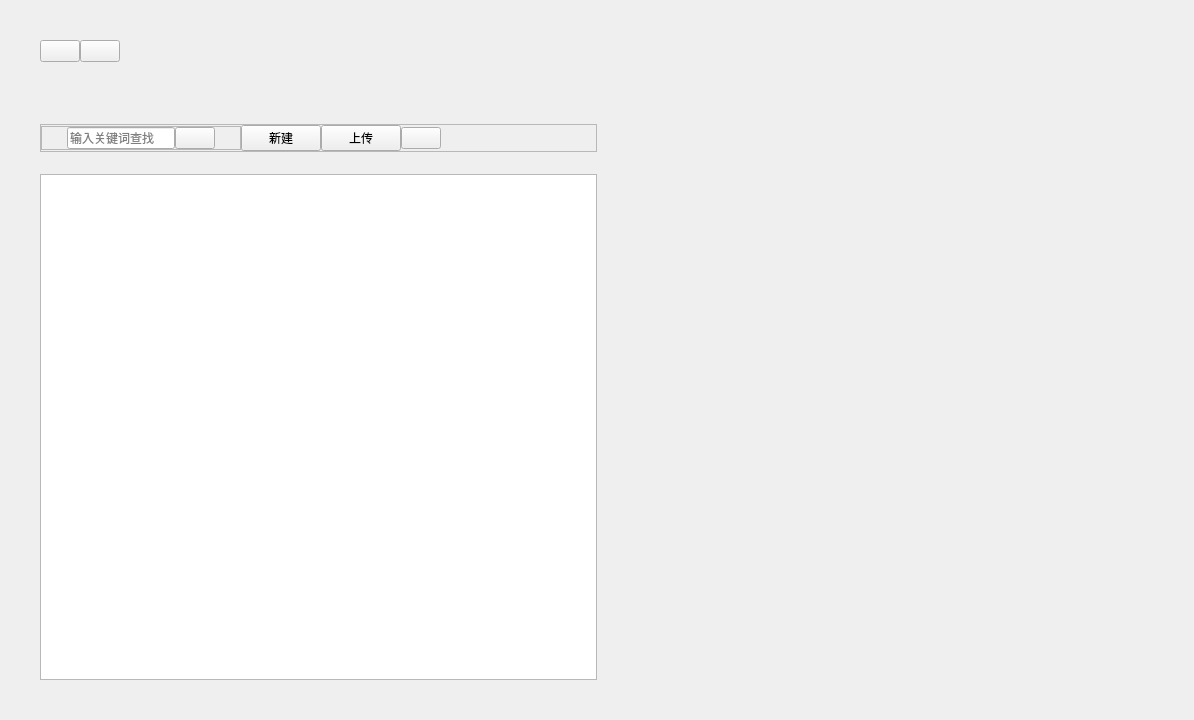
<?xml version="1.0" encoding="UTF-8"?>
<ui version="4.0">
 <class>SYAdminTheoryTestWindow</class>
 <widget class="QWidget" name="SYAdminTheoryTestWindow">
  <property name="geometry">
   <rect>
    <x>0</x>
    <y>0</y>
    <width>1194</width>
    <height>720</height>
   </rect>
  </property>
  <property name="windowTitle">
   <string>SYAdminTheoryTestWindow</string>
  </property>
  <layout class="QHBoxLayout" name="horizontalLayout_4">
   <property name="spacing">
    <number>0</number>
   </property>
   <property name="leftMargin">
    <number>0</number>
   </property>
   <property name="topMargin">
    <number>0</number>
   </property>
   <property name="rightMargin">
    <number>0</number>
   </property>
   <property name="bottomMargin">
    <number>0</number>
   </property>
   <item>
    <widget class="SYMenuWindow" name="leftMenuWindow" native="true"/>
   </item>
   <item>
    <layout class="QVBoxLayout" name="verticalLayout">
     <property name="spacing">
      <number>0</number>
     </property>
     <property name="leftMargin">
      <number>40</number>
     </property>
     <item>
      <spacer name="verticalSpacer_4">
       <property name="orientation">
        <enum>Qt::Vertical</enum>
       </property>
       <property name="sizeType">
        <enum>QSizePolicy::Fixed</enum>
       </property>
       <property name="sizeHint" stdset="0">
        <size>
         <width>20</width>
         <height>40</height>
        </size>
       </property>
      </spacer>
     </item>
     <item>
      <layout class="QHBoxLayout" name="horizontalLayout">
       <property name="spacing">
        <number>0</number>
       </property>
       <item>
        <widget class="QPushButton" name="paperMgrBtn">
         <property name="text">
          <string/>
         </property>
         <property name="checkable">
          <bool>true</bool>
         </property>
        </widget>
       </item>
       <item>
        <widget class="QPushButton" name="questionBankMgrBtn">
         <property name="text">
          <string/>
         </property>
         <property name="checkable">
          <bool>true</bool>
         </property>
        </widget>
       </item>
       <item>
        <spacer name="horizontalSpacer">
         <property name="orientation">
          <enum>Qt::Horizontal</enum>
         </property>
         <property name="sizeHint" stdset="0">
          <size>
           <width>40</width>
           <height>20</height>
          </size>
         </property>
        </spacer>
       </item>
      </layout>
     </item>
     <item>
      <spacer name="verticalSpacer_3">
       <property name="orientation">
        <enum>Qt::Vertical</enum>
       </property>
       <property name="sizeType">
        <enum>QSizePolicy::Fixed</enum>
       </property>
       <property name="sizeHint" stdset="0">
        <size>
         <width>20</width>
         <height>62</height>
        </size>
       </property>
      </spacer>
     </item>
     <item>
      <widget class="QStackedWidget" name="stackedWidget">
       <property name="sizePolicy">
        <sizepolicy hsizetype="Expanding" vsizetype="Expanding">
         <horstretch>0</horstretch>
         <verstretch>0</verstretch>
        </sizepolicy>
       </property>
       <property name="currentIndex">
        <number>0</number>
       </property>
       <widget class="QWidget" name="contentWidget_1">
        <property name="sizePolicy">
         <sizepolicy hsizetype="Expanding" vsizetype="Expanding">
          <horstretch>0</horstretch>
          <verstretch>0</verstretch>
         </sizepolicy>
        </property>
        <layout class="QVBoxLayout" name="verticalLayout_2">
         <property name="spacing">
          <number>22</number>
         </property>
         <property name="leftMargin">
          <number>0</number>
         </property>
         <property name="topMargin">
          <number>0</number>
         </property>
         <property name="rightMargin">
          <number>0</number>
         </property>
         <property name="bottomMargin">
          <number>0</number>
         </property>
         <item>
          <widget class="QFrame" name="searchFrame">
           <property name="frameShape">
            <enum>QFrame::StyledPanel</enum>
           </property>
           <property name="frameShadow">
            <enum>QFrame::Raised</enum>
           </property>
           <layout class="QHBoxLayout" name="horizontalLayout_2">
            <property name="spacing">
             <number>0</number>
            </property>
            <property name="leftMargin">
             <number>0</number>
            </property>
            <property name="topMargin">
             <number>0</number>
            </property>
            <property name="rightMargin">
             <number>0</number>
            </property>
            <property name="bottomMargin">
             <number>0</number>
            </property>
            <item>
             <widget class="QFrame" name="lineEditFrame">
              <property name="sizePolicy">
               <sizepolicy hsizetype="Expanding" vsizetype="Fixed">
                <horstretch>0</horstretch>
                <verstretch>0</verstretch>
               </sizepolicy>
              </property>
              <property name="frameShape">
               <enum>QFrame::StyledPanel</enum>
              </property>
              <property name="frameShadow">
               <enum>QFrame::Raised</enum>
              </property>
              <layout class="QHBoxLayout" name="horizontalLayout_3">
               <property name="spacing">
                <number>0</number>
               </property>
               <property name="leftMargin">
                <number>25</number>
               </property>
               <property name="topMargin">
                <number>0</number>
               </property>
               <property name="rightMargin">
                <number>25</number>
               </property>
               <property name="bottomMargin">
                <number>0</number>
               </property>
               <item>
                <widget class="QLineEdit" name="searchLineEdit">
                 <property name="sizePolicy">
                  <sizepolicy hsizetype="Expanding" vsizetype="Expanding">
                   <horstretch>0</horstretch>
                   <verstretch>0</verstretch>
                  </sizepolicy>
                 </property>
                 <property name="text">
                  <string/>
                 </property>
                 <property name="placeholderText">
                  <string>输入关键词查找</string>
                 </property>
                </widget>
               </item>
               <item>
                <widget class="QPushButton" name="searchBtn">
                 <property name="sizePolicy">
                  <sizepolicy hsizetype="Expanding" vsizetype="Fixed">
                   <horstretch>0</horstretch>
                   <verstretch>0</verstretch>
                  </sizepolicy>
                 </property>
                 <property name="text">
                  <string/>
                 </property>
                </widget>
               </item>
              </layout>
             </widget>
            </item>
            <item>
             <widget class="QPushButton" name="newBtn">
              <property name="text">
               <string>新建</string>
              </property>
             </widget>
            </item>
            <item>
             <widget class="QPushButton" name="upLoadBtn">
              <property name="text">
               <string>上传</string>
              </property>
             </widget>
            </item>
            <item>
             <widget class="QPushButton" name="sendPaperBtn">
              <property name="text">
               <string/>
              </property>
             </widget>
            </item>
            <item>
             <spacer name="horizontalSpacer_2">
              <property name="orientation">
               <enum>Qt::Horizontal</enum>
              </property>
              <property name="sizeHint" stdset="0">
               <size>
                <width>40</width>
                <height>20</height>
               </size>
              </property>
             </spacer>
            </item>
           </layout>
          </widget>
         </item>
         <item>
          <widget class="QTableWidget" name="paperSetTable"/>
         </item>
        </layout>
       </widget>
       <widget class="QWidget" name="contentWidget_2">
        <property name="sizePolicy">
         <sizepolicy hsizetype="Expanding" vsizetype="Expanding">
          <horstretch>0</horstretch>
          <verstretch>0</verstretch>
         </sizepolicy>
        </property>
        <layout class="QVBoxLayout" name="verticalLayout_4">
         <property name="leftMargin">
          <number>0</number>
         </property>
         <property name="topMargin">
          <number>0</number>
         </property>
         <property name="rightMargin">
          <number>0</number>
         </property>
         <property name="bottomMargin">
          <number>0</number>
         </property>
         <item>
          <widget class="QWidget" name="moduleWidget" native="true">
           <property name="sizePolicy">
            <sizepolicy hsizetype="Expanding" vsizetype="Expanding">
             <horstretch>0</horstretch>
             <verstretch>0</verstretch>
            </sizepolicy>
           </property>
          </widget>
         </item>
        </layout>
       </widget>
      </widget>
     </item>
     <item>
      <spacer name="verticalSpacer_5">
       <property name="orientation">
        <enum>Qt::Vertical</enum>
       </property>
       <property name="sizeType">
        <enum>QSizePolicy::Preferred</enum>
       </property>
       <property name="sizeHint" stdset="0">
        <size>
         <width>20</width>
         <height>40</height>
        </size>
       </property>
      </spacer>
     </item>
    </layout>
   </item>
   <item>
    <spacer name="horizontalSpacer_3">
     <property name="orientation">
      <enum>Qt::Horizontal</enum>
     </property>
     <property name="sizeType">
      <enum>QSizePolicy::Expanding</enum>
     </property>
     <property name="sizeHint" stdset="0">
      <size>
       <width>100</width>
       <height>20</height>
      </size>
     </property>
    </spacer>
   </item>
  </layout>
 </widget>
 <layoutdefault spacing="6" margin="11"/>
 <customwidgets>
  <customwidget>
   <class>SYMenuWindow</class>
   <extends>QWidget</extends>
   <header>symenuwindow.h</header>
   <container>1</container>
  </customwidget>
 </customwidgets>
 <resources/>
 <connections/>
</ui>
